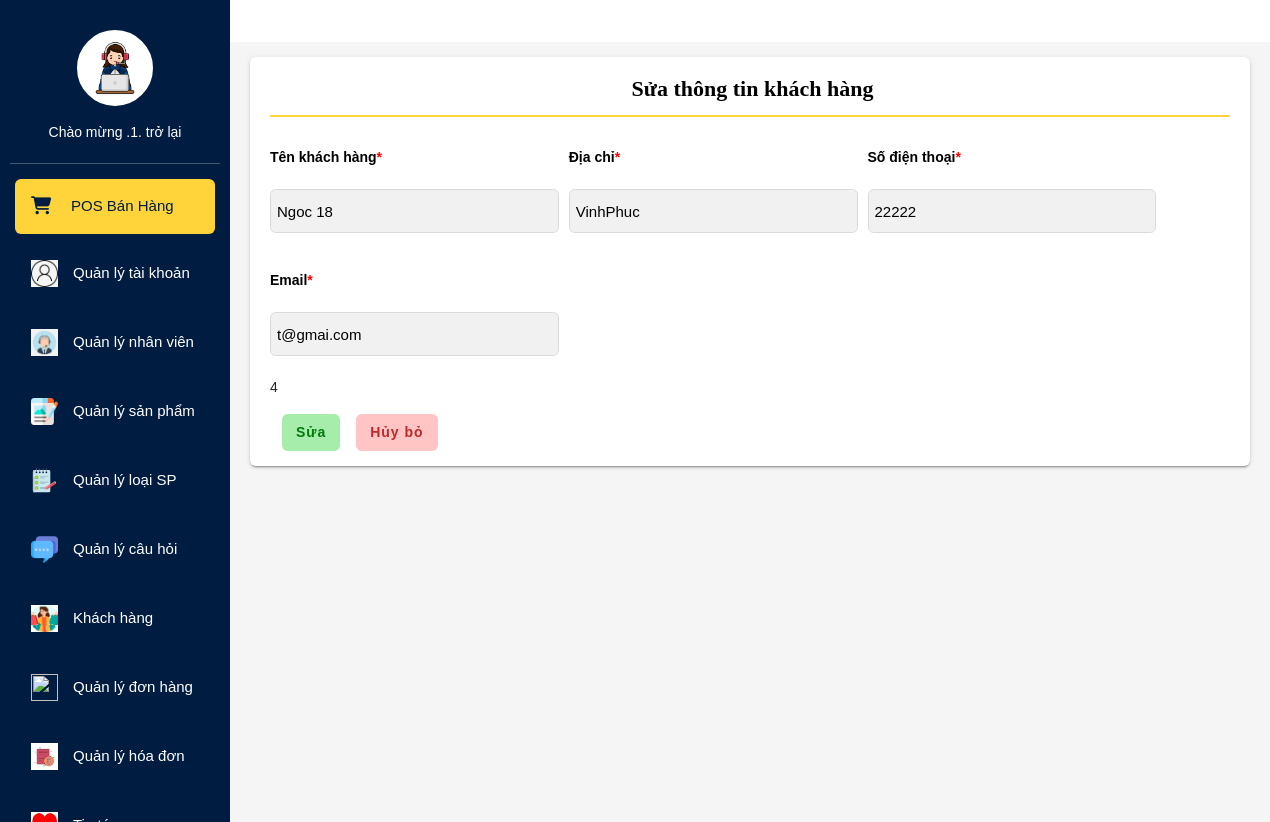
/VanPhongPham/KhachHang/UpdateKH/46 (signed in), run on the app's committed database.
### tables this page shows
CREATE TABLE `tblkhachhang` (
  `id_khachhang` int(11) NOT NULL,
  `id_taikhoan` varchar(255) NOT NULL,
  `ten` varchar(255) NOT NULL,
  `diachi` varchar(255) NOT NULL,
  `sdt` varchar(15) NOT NULL,
  `email` varchar(255) NOT NULL
);

### VanPhongPham/mvc/core/Controller.php (called while the page is built, shortened)
<?php
    class Controller{
        public function view($view, $data=[]){
            require_once "./mvc/views/".$view.".php";
        }
    }
?>

### VanPhongPham/mvc/controllers/KhachHang.php (called while the page is built, shortened)
<?php
class KhachHang extends Controller
{
    function UpdateKH($id_khachhang)
    {
        $KH_Model = $this->model("KhachHangModel");
        $this->view("frmUpdateKH", [
            "GetKH" => $KH_Model->Get_KH($id_khachhang),
            "UpdateKH" => $KH_Model->UpdateKH($id_khachhang)
        ]);
    }
}

### VanPhongPham/mvc/core/App.php (called while the page is built, shortened)
<?php
class App{
    protected $action="SayHi";
    function __construct(){
        $arr = $this->UrlProcess();
        if( file_exists("./mvc/controllers/".$arr[0].".php") ){
            unset($arr[0]);
        }
        $this->controller = new $this->controller;
        if(isset($arr[1])){
            if( method_exists( $this->controller , $arr[1]) ){
                $this->action = $arr[1];
            }
            unset($arr[1]);
        }
        $this->params = $arr?array_values($arr):[];
        call_user_func_array([$this->controller, $this->action], $this->params );
    }
    function UrlProcess(){
        if( isset($_GET["url"]) ){
            return explode("/", filter_var(trim($_GET["url"], "/")));
        }
    }
}
?>

### VanPhongPham/index.php (called while the page is built, shortened)
<?php
    $myApp = new App();
?>

### VanPhongPham/mvc/core/DB.php (called while the page is built, shortened)
<?php
    class DB{
        protected $servername = "localhost";
        protected $username = "root";
        protected $password = "";
        function __construct(){
            $this->con = mysqli_connect($this->servername, $this->username, $this->password);
        }
    }
?>

### VanPhongPham/mvc/models/KhachHangModel.php (called while the page is built, shortened)
<?php
class KhachHangModel extends DB
{
    public function Get_KH($id_khachhang)
    {
        $sql = "SELECT * FROM tblkhachhang WHERE id_khachhang='" . $id_khachhang . "'";
        $result = mysqli_query($this->con, $sql);
        return $result;
    }
}

### VanPhongPham/mvc/views/frmUpdateKH.php (the view, shortened to what this page needs)
<?php
include "header.php";
include "Left_side.php";
$ten = "";
$diachi = "";
$sdt = "";
$email = "";
if (mysqli_num_rows($data["GetKH"]) > 0) {
    while ($row = mysqli_fetch_assoc($data["GetKH"])) {
        $ten = $row['ten'];
        $diachi = $row['diachi'];
        $sdt = $row['sdt'];
        $email = $row['email'];
    }
}
?>
<main class="app-content">
    <div class="row">
        <div class="col-md-12">
            <div class="tile">
                <h3 class="title-h3">Sửa thông tin khách hàng</h3>
                <div class="tile-body">
                    <div class="admin-content-right">
                        <form action="" method="POST">
                            <div class="product-add-content git">
                                <div class="from-group col-md-3">
                                    <label class="control-label" for="">Tên khách hàng<span style="color: red;">*</span></label> <br>
                                    <input class="form-control" value="<?php echo $ten ?>" required type="text" name="txt_ten"> <br>
                                </div>
                                <div class="from-group col-md-3">
                                    <label class="control-label" for="">Địa chỉ<span style="color: red;">*</span></label> <br>
                                    <input class="form-control" value="<?php echo $diachi ?>" required type="text" name="txt_diachi"> <br>
                                </div>
                                <div class="from-group col-md-3">
                                    <label class="control-label" for="">Số điện thoại<span style="color: red;">*</span></label> <br>
                                    <input class="form-control" value="<?php echo $sdt ?>" required type="text" name="txt_sdt"> <br>
                                </div>
                                <div class="from-group col-md-3">
                                    <label class="control-label" for="">Email<span style="color: red;">*</span></label> <br>
                                    <input class="form-control" value="<?php echo $email ?>" required type="text" name="txt_email"> <br>4
                                </div>
                            </div>
                            <button class="btn btn-save admin-btn" name="submit" type="submit">Sửa</button>
                            <a href="/VANPHONGPHAM/KhachHang/listKH" class="btn btn-cancel">Hủy bỏ</a>
                        </form>
                    </div>
                </div>
            </div>
        </div>
    </div>
</main>
</body>
</html>

### data on the page
tblkhachhang: txt_ten "Ngoc 18", txt_diachi "VinhPhuc", txt_sdt "22222", txt_email "t@gmai.com"

### other printed values
$a "1"
